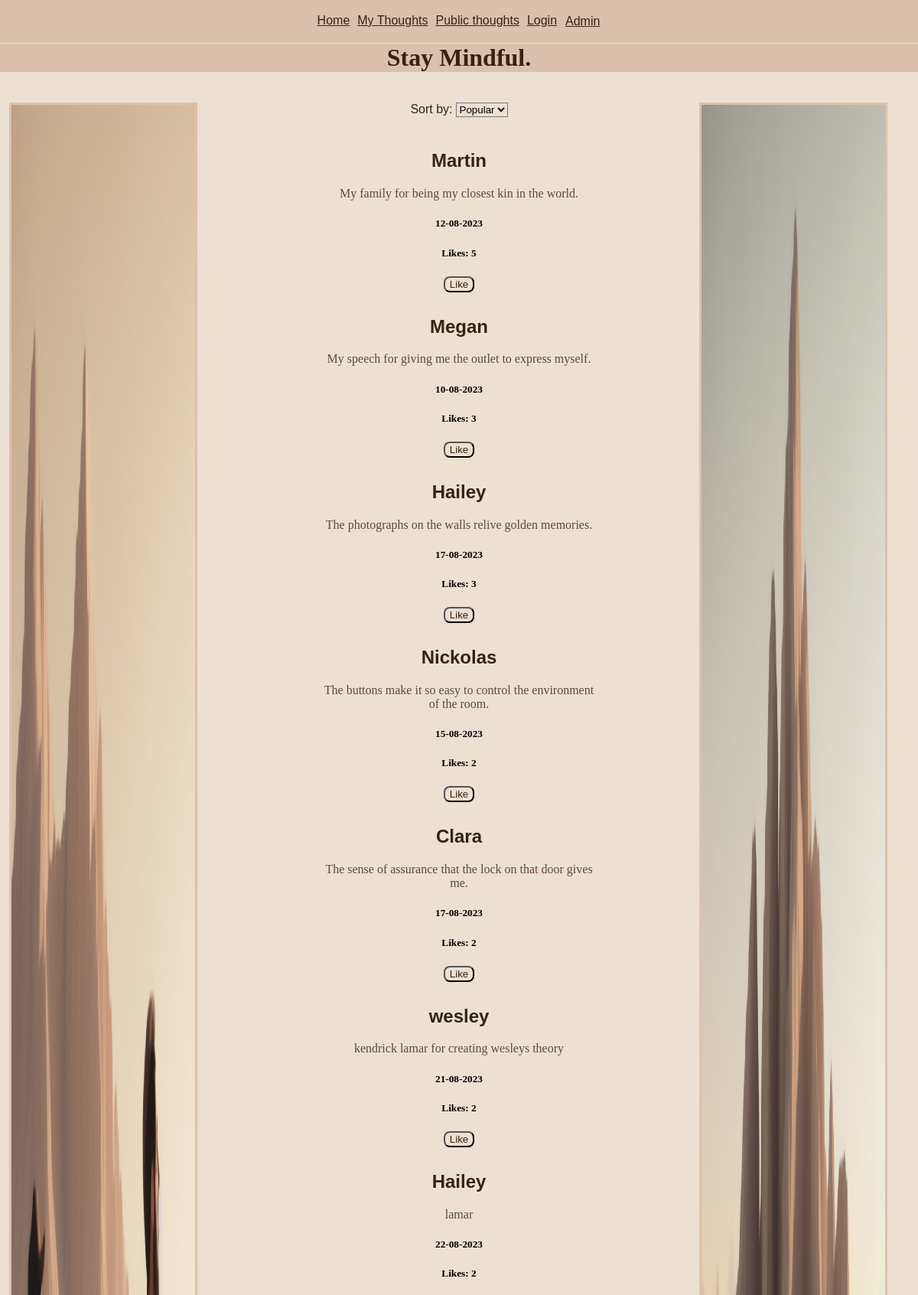
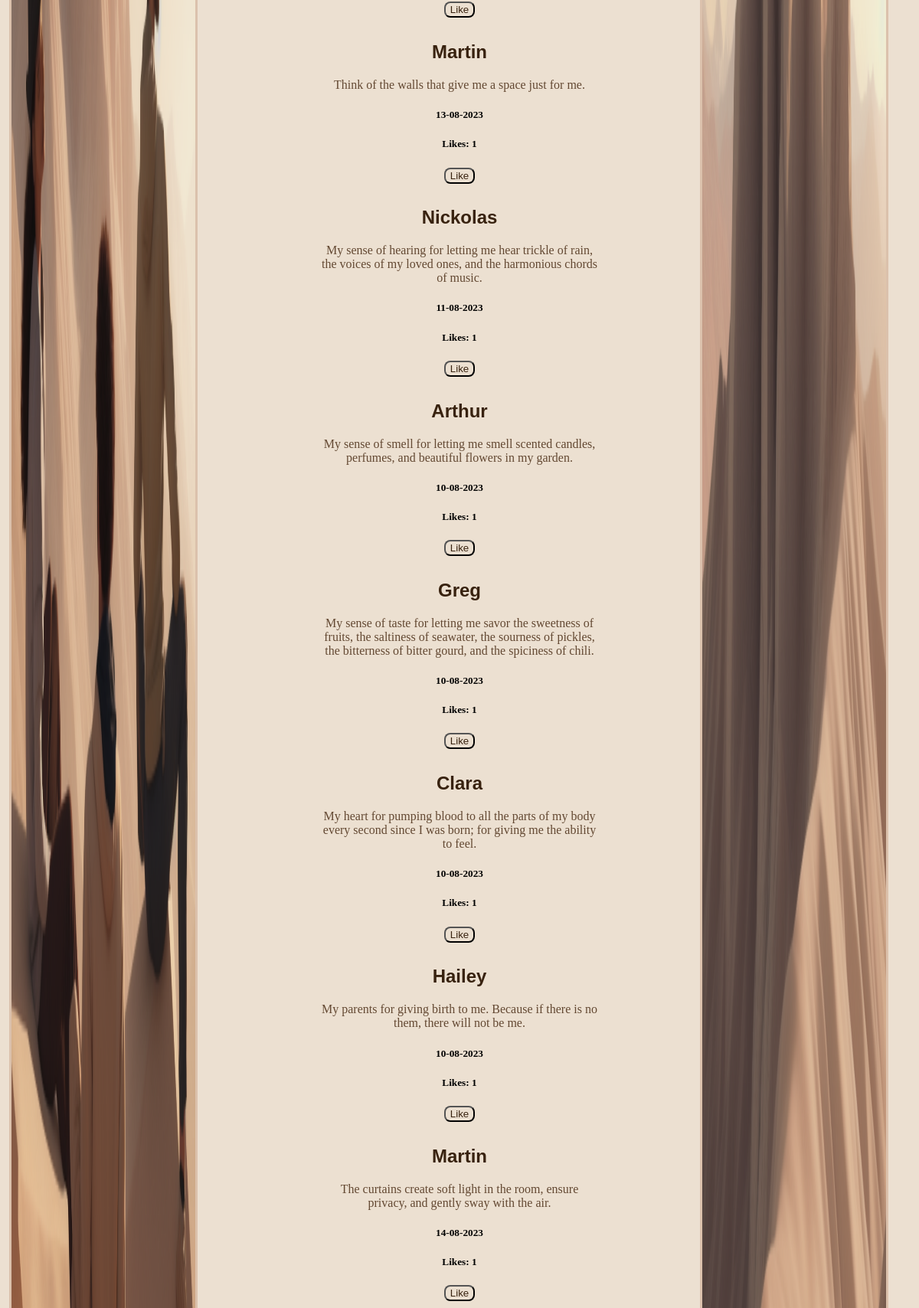
Page /public_posts (upper part) on the committed database (2 pictures, top to bottom).
### tables this page shows
CREATE TABLE Gratitude_idea (id INTEGER PRIMARY KEY, date TEXT, username TEXT, content TEXT, like_count INTEGER DEFAULT (0), is_public INTEGER);

### routes.py (the view)
@app.route('/public_posts', methods=['GET','POST'])
def public_posts():
    global sort
    if request.method == "GET":
        if sort == 'popular':
            cur.execute('SELECT username, content, date, id, like_count FROM Gratitude_idea WHERE is_public = 1 ORDER BY like_count DESC ')
            idea_data = cur.fetchall()
            return render_template("public_posts.html", idea_data=idea_data)
        elif sort == 'newest':
            cur.execute('SELECT username, content, date, id, like_count FROM Gratitude_idea WHERE is_public = 1 ORDER BY date DESC ')
            idea_data = cur.fetchall()
            return render_template("public_posts.html", idea_data=idea_data)
        else:
            cur.execute('SELECT username, content, date, id, like_count FROM Gratitude_idea WHERE is_public = 1 ORDER BY date ASC ')
            idea_data = cur.fetchall()
            return render_template("public_posts.html", idea_data=idea_data)
    elif request.method == "POST":
        sort = request.form['sort']
        return redirect("public_posts")
    else:
        return redirect("/")

### routes.py (called while the page is built)
def get_random_image():
    image_folder = os.path.join(app.static_folder, 'images')
    images = os.listdir(image_folder)
    random_image = random.choice(images)
    return f"static/images/{random_image}"

@app.context_processor
def inject_random_image():
    return {'random_image': get_random_image(), 'random_image1': get_random_image()}

### templates/public_posts.html (shortened to what this page needs)
{% extends 'layout.html' %}
{% block content %}
<form action="/public_posts" method="post">
    <label for="sort">Sort by:</label>
    <select class="input" name="sort" id="sort">
        <option value="popular">Popular</option>
    </select>
    <br><br>
    </form>
{% for idea_data in idea_data %}
<div>
    <h2>
        {{ idea_data[0] }}
    </h2>
    <p>
        {{ idea_data[1] }}
    </p>
    <h5>
        {{ idea_data[2] }}
    </h5>
    <h5>
        Likes: {{ idea_data[4] }}
    </h5>
    <form action="/like" method="post">
        <input class="button" type="submit" value="Like">
    </form>
</div>
{% endfor %}
{% endblock %}

### static/styles.css (style rules this page uses)
body { background-color: #ece0d1; margin: auto; text-align: center; min-height: 100vh; }
div { padding-top: 1.5%; padding-bottom: 1.5%; }
h2 { font-family: sans-serif; color: #38220f; }
p { overflow-wrap: break-word; font-family: cursive; color: #634832; margin: auto; }
label { font-family: sans-serif; color: #38220f; }
.button { background-color: #ece0d1; color: #38220f; border-radius: 8px; }
.input { background-color: #ece0d1; }

### rows in the picture
Gratitude_idea: username "Martin", content "My family for being my closest kin in the world.", date "12-08-2023", like_count "5"
Gratitude_idea: username "Megan", content "My speech for giving me the outlet to express myself.", date "10-08-2023", like_count "3"
Gratitude_idea: username "Hailey", content "The photographs on the walls relive golden memories.", date "17-08-2023", like_count "3"
Gratitude_idea: username "Nickolas", content "The buttons make it so easy to control the environment of the room.", date "15-08-2023", like_count "2"
Gratitude_idea: username "Clara", content "The sense of assurance that the lock on that door gives me.", date "17-08-2023", like_count "2"
Gratitude_idea: username "wesley", content "kendrick lamar for creating wesleys theory", date "21-08-2023", like_count "2"
Gratitude_idea: username "Hailey", content "lamar", date "22-08-2023", like_count "2"
Gratitude_idea: username "Martin", content "Think of the walls that give me a space just for me.", date "13-08-2023", like_count "1"
Gratitude_idea: username "Nickolas", content "My sense of hearing for letting me hear trickle of rain, the voices of my loved ones, and the harmonious chords of music.", date "11-08-2023", like_count "1"
Gratitude_idea: username "Arthur", content "My sense of smell for letting me smell scented candles, perfumes, and beautiful flowers in my garden.", date "10-08-2023", like_count "1"
Gratitude_idea: username "Greg", content "My sense of taste for letting me savor the sweetness of fruits, the saltiness of seawater, the sourness of pickles, the bitterness of bitter gourd, and the spiciness of chili.", date "10-08-2023", like_count "1"
Gratitude_idea: username "Clara", content "My heart for pumping blood to all the parts of my body every second since I was born; for giving me the ability to feel.", date "10-08-2023", like_count "1"
Gratitude_idea: username "Hailey", content "My parents for giving birth to me. Because if there is no them, there will not be me.", date "10-08-2023", like_count "1"
Gratitude_idea: username "Martin", content "The curtains create soft light in the room, ensure privacy, and gently sway with the air.", date "14-08-2023", like_count "1"
